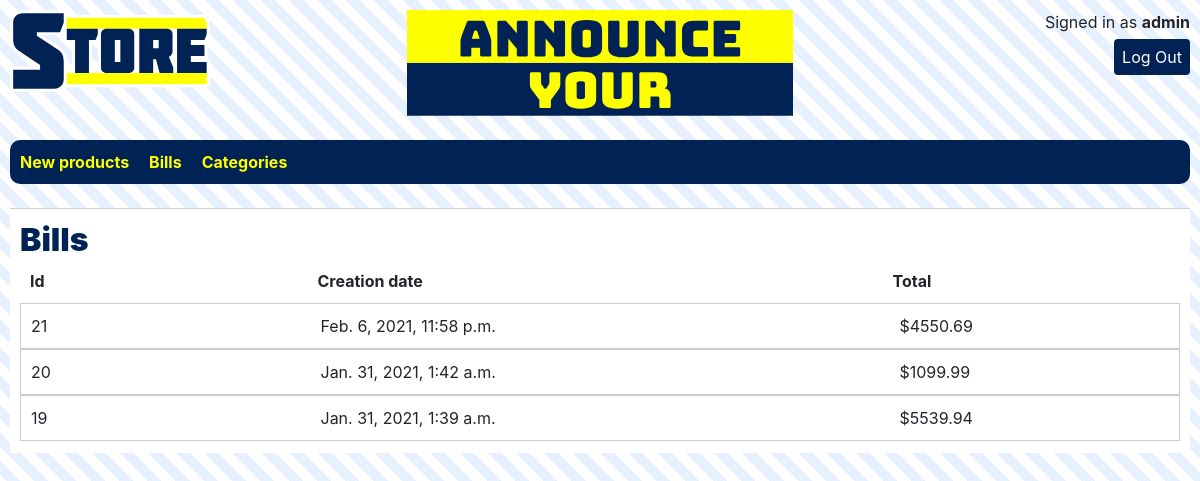
The page /bill (signed in) on the database its author committed.
### store/models.py (models this page shows)
class User(AbstractUser):
    pass

class Bill(models.Model):
    user = models.ForeignKey(User, on_delete=models.CASCADE, related_name="bill_user")
    totalPrice = models.FloatField(default=0)
    creationDate = models.DateTimeField(default=now, editable=False)
    paid_for = models.CharField(max_length=5, default='false')

### store/views.py (the view)
# urls.py: path("bill", views.bill, name="bill"),
def bill(request):
    cart = Cart.objects.all().filter(user=request.user).first()
    cartDetails = CartDetail.objects.all().filter(cart=cart)
    bills = Bill.objects.all().order_by('-creationDate').values()
    if bills:
        billsExist = 'yes'
    else:
        billsExist = 'no'
    return render(request, "store/bill.html", {
        "cart": cart,
        "cartDetails": cartDetails,
        "bills": bills,
        "billsExist": billsExist
    })

### store/templates/store/bill.html (shortened to what this page needs)
{% extends "store/layout.html" %}
{% load static %}
{% block body %}
    <div id="main-container">
        <div id="main-bills-container">
            <h2 class="title"><b>Bills</b></h2>
            <div id="bills-container" style="display: none;">
                <div class="form-row-header d-none d-sm-block">
                    <div class="form-row">
                        <div class="col-sm-3 col-md-3 col-lg-3">
                            <p><b>Id</b></p>
                        </div>
                        <div class="col-sm-6 col-md-6 col-lg-6">
                            <p><b>Creation date</b></p>
                        </div>
                        <div class="col-sm-3 col-md-3 col-lg-3">
                            <p><b>Total</b></p>
                        </div>
                    </div>
                </div>
                <div>
                    {% for bill in bills %}
                        <div id="bill_{{ bill.id }}" class="unspaced-form-row bordered-section">
                            <div class="col-sm-3 d-flex">
                                <p>{{ bill.id }}</p>
                            </div>
                            <div class="col-sm-6 d-flex">
                                <p>{{ bill.creationDate }}</p>
                            </div>
                            <div class="col-sm-3 d-flex">
                                <p>${{ bill.totalPrice|floatformat:2 }}</p>
                            </div>
                        </div>
                    {% endfor %}
                </div>
            </div>
        </div>
    </div>
{% endblock %}

### store/templates/store/layout.html (shortened to what this page needs)
{% load static %}
<!DOCTYPE html>
<html lang="en">
    <head>
        <link rel="stylesheet" href="https://stackpath.bootstrapcdn.com/bootstrap/4.4.1/css/bootstrap.min.css">
        <link href="{% static 'css/styles.css' %}" rel="stylesheet">
    </head>
    <body>
        <div class="form-row">
            <div class="col-md-4 col-lg-4">
                <img src="{% static 'images/Store_logo.svg'%}" alt="" >
            </div>
            <div class="col-md-4 col-lg-4">
            </div>
            <div class="col-md-4 col-lg-4" style="display: flex; flex-direction: column; align-items: flex-end">
                {% if user.is_authenticated %}
                    <p>Signed in as <strong>{{ user.username }}</strong></p>
                    <button class="common-button vertically-spaced" onclick="location.href='/logout'">Log Out</button>
                {% else %}
                    <div class="unspaced-form-row">
                        <button class="common-button" onclick="location.href='/login'">Login</button>
                        <p>&nbsp</p>
                        <button class="common-button" onclick="location.href='/register'">Register</button>
                    </div>
                {% endif %}
            </div>
        </div>
        <br>
        <div id="layout-menu">
            <ul class="nav">
                <li class="nav-item">
                    <a class="nav-link layout-menu-text" href="{% url 'index' %}">New products</a>
                </li>
                {% if user.is_authenticated %}
                    <li class="nav-item">
                        <a class="nav-link layout-menu-text" href="{% url 'bill' %}">Bills</a>
                    </li>
                {% endif %}
                <li class="nav-item">
                    <a class="nav-link layout-menu-text" href="{% url 'categories' child_category_id=4 %}">Categories</a>
                </li>
            </ul>
        </div>
        <br>
        {% block body %}
        {% endblock %}
    </body>
</html>

### static/css/styles.css (style rules this page uses)
.layout-menu-text { color: #ffff00; font-weight: bold; display: block; padding: 10px 10px; }
a { color:#002255; }
body { padding: 10px 10px; background: repeating-linear-gradient( 45deg, white, white 10px, #e6f0ff 10px, #e6f0ff 20px ); font-family: -apple-system,BlinkMacSystemFont,"Segoe UI",Roboto,"Helvetica Neue",Arial,"Noto Sans",sans-serif,"Apple Color Emoji","Segoe UI Emoji","Segoe UI Symbol","Noto Color Emoji"; }
ul { padding-left: 14px; margin: 0 0; }
html { min-height: 100%; }
p { margin: 0 0; }
#main-container { background: white; padding: 12px 10px; }
.bordered-section { border-style: solid; border-width: thin; border-color:#cccccc; background: white; }
.common-button { color:white; background: #002255; border: none; border-radius: 4px; padding: 6px 8px; }
.form-row-header { padding: 10px 10px; }
.title { color: #002255; font-weight: bold; margin-bottom: 0px }
.unspaced-form-row { display: -ms-flexbox; display: flex; -ms-flex-wrap: wrap; flex-wrap: wrap; margin-right: 0px; margin-left: 0px; }
.unspaced-form-row > .col, .unspaced-form-row > [class*="col-"] { padding: 10px 10px; }
.vertically-spaced { margin-top: 5px; }

### rows shown on the page
User: username "admin"
Bill: id "21", creationDate "Feb. 6, 2021, 11:58 p.m.", totalPrice "4550.69"
Bill: id "20", creationDate "Jan. 31, 2021, 1:42 a.m.", totalPrice "1099.99"
Bill: id "19", creationDate "Jan. 31, 2021, 1:39 a.m.", totalPrice "5539.94"
